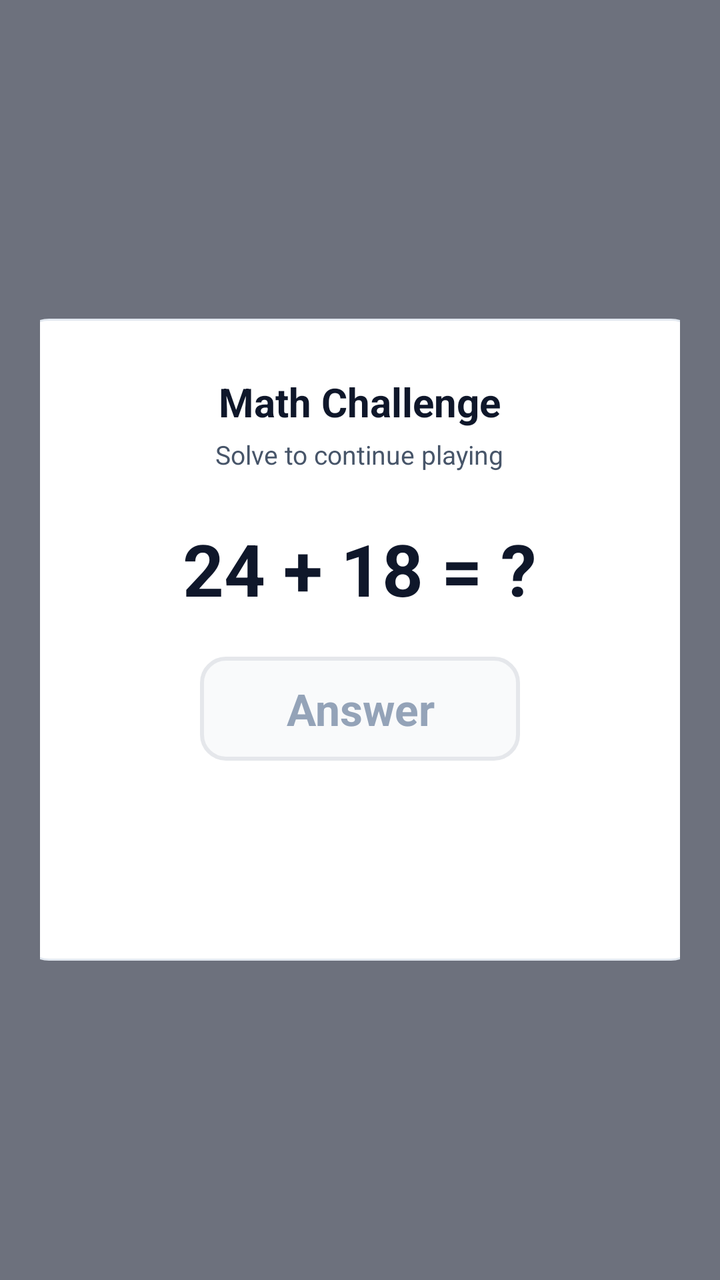
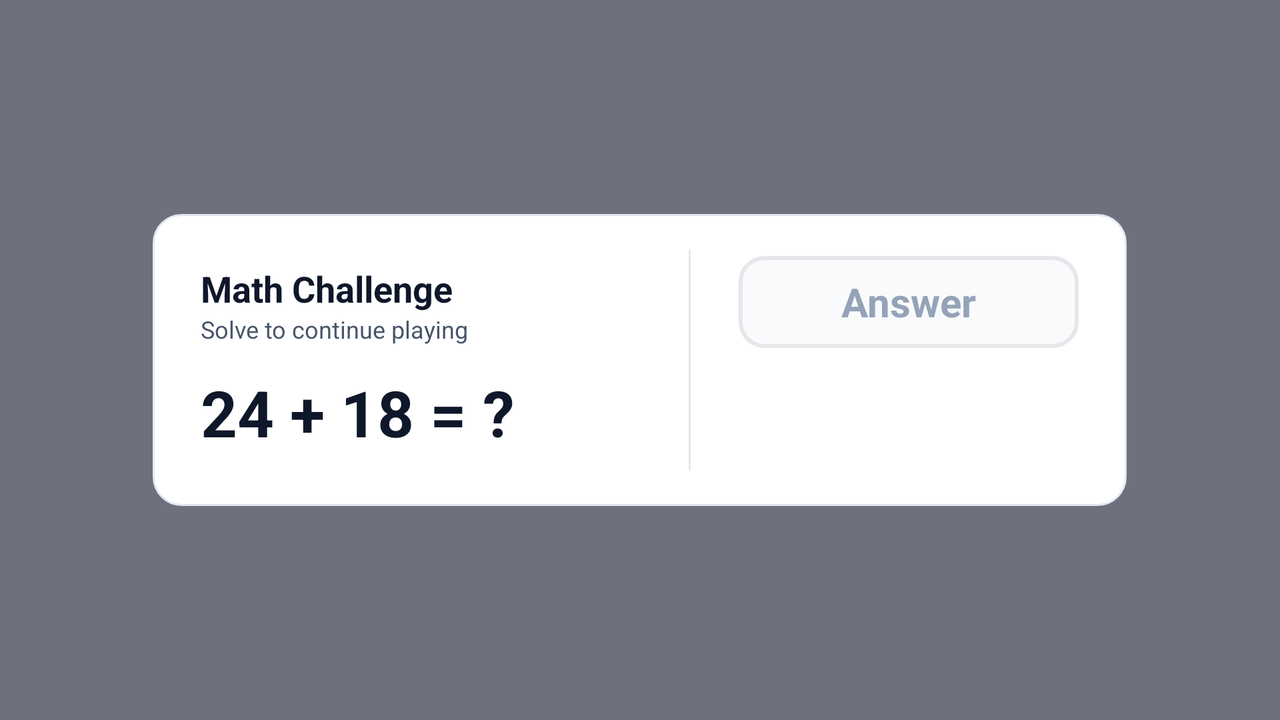

Compare how this app lays out the same screen by default and in its alternative resource folder. The renders come first, then the two layout files and the values they reference.
<!-- AndroidManifest.xml: activity theme Theme.AppCompat.Light.NoActionBar -->
<!-- res/layout/activity_math_lock.xml -->
<?xml version="1.0" encoding="utf-8"?>
<FrameLayout xmlns:android="http://schemas.android.com/apk/res/android"
    android:layout_width="match_parent"
    android:layout_height="match_parent"
    android:background="#990F172A"
    android:padding="20dp">

    <LinearLayout
        android:layout_width="340dp"
        android:layout_height="wrap_content"
        android:layout_gravity="center"
        android:background="@drawable/bg_card_minimal"
        android:orientation="vertical"
        android:gravity="center_horizontal"
        android:padding="28dp">

        <TextView
            android:layout_width="wrap_content"
            android:layout_height="wrap_content"
            android:text="Math Challenge"
            android:textSize="20sp"
            android:textStyle="bold"
            android:textColor="@color/text_primary"
            android:layout_marginBottom="4dp" />

        <TextView
            android:layout_width="wrap_content"
            android:layout_height="wrap_content"
            android:text="Solve to continue playing"
            android:textSize="13sp"
            android:textColor="@color/text_secondary"
            android:layout_marginBottom="24dp" />

        
        <TextView
            android:id="@+id/questionTextView"
            android:layout_width="wrap_content"
            android:layout_height="wrap_content"
            android:text="24 + 18 = ?"
            android:textSize="36sp"
            android:textStyle="bold"
            android:textColor="@color/text_primary"
            android:layout_marginBottom="20dp" />

        
        <EditText
            android:id="@+id/answerEditText"
            android:layout_width="160dp"
            android:layout_height="52dp"
            android:background="@drawable/bg_input_box"
            android:gravity="center"
            android:hint="Answer"
            android:inputType="number"
            android:textColor="@color/text_primary"
            android:textColorHint="@color/text_hint"
            android:textSize="22sp"
            android:textStyle="bold"
            android:layout_marginBottom="24dp" />

        
        <Button
            android:id="@+id/btnSubmitAnswer"
            android:layout_width="match_parent"
            android:layout_height="48dp"
            android:background="@drawable/bg_btn_primary"
            android:text="Unlock"
            android:textColor="#FFFFFF"
            android:textSize="15sp"
            android:textStyle="bold" />

    </LinearLayout>
</FrameLayout>
<!-- resources referenced by this layout -->
<resources>
  <color name="text_hint">#94A3B8</color>
  <color name="text_primary">#0F172A</color>
  <color name="text_secondary">#475569</color>
  <!-- drawable bg_card_minimal (drawable) -->
  <?xml version="1.0" encoding="utf-8"?>
  <shape xmlns:android="http://schemas.android.com/apk/res/android"
      android:shape="rectangle">
      <solid android:color="@color/surface_card" />
      <corners android:radius="14dp" />
      <stroke
          android:width="1dp"
          android:color="@color/border_subtle" />
  </shape>
  <!-- drawable bg_input_box (drawable) -->
  <?xml version="1.0" encoding="utf-8"?>
  <shape xmlns:android="http://schemas.android.com/apk/res/android"
      android:shape="rectangle">
      <solid android:color="#F9FAFB" />
      <corners android:radius="12dp" />
      <stroke
          android:width="2dp"
          android:color="#E5E7EB" />
  </shape>
  <color name="surface_card">#FFFFFF</color>
  <color name="border_subtle">#E2E8F0</color>
</resources>
<!-- res/layout-land/activity_math_lock.xml (the repository's variant of the layout above) -->
<!-- drawn on the phone turned sideways -->
<?xml version="1.0" encoding="utf-8"?>
<FrameLayout xmlns:android="http://schemas.android.com/apk/res/android"
    android:layout_width="match_parent"
    android:layout_height="match_parent"
    android:background="#990F172A"
    android:padding="16dp">

    
    <LinearLayout
        android:layout_width="wrap_content"
        android:layout_height="wrap_content"
        android:layout_gravity="center"
        android:background="@drawable/bg_card_minimal"
        android:orientation="horizontal"
        android:gravity="center_vertical"
        android:paddingHorizontal="24dp"
        android:paddingVertical="18dp">

        
        <LinearLayout
            android:layout_width="220dp"
            android:layout_height="wrap_content"
            android:orientation="vertical"
            android:layout_marginEnd="24dp">

            <TextView
                android:layout_width="wrap_content"
                android:layout_height="wrap_content"
                android:text="Math Challenge"
                android:textSize="18sp"
                android:textStyle="bold"
                android:textColor="@color/text_primary" />

            <TextView
                android:layout_width="wrap_content"
                android:layout_height="wrap_content"
                android:text="Solve to continue playing"
                android:textSize="12sp"
                android:textColor="@color/text_secondary"
                android:layout_marginBottom="12dp" />

            <TextView
                android:id="@+id/questionTextView"
                android:layout_width="wrap_content"
                android:layout_height="wrap_content"
                android:text="24 + 18 = ?"
                android:textSize="32sp"
                android:textStyle="bold"
                android:textColor="@color/text_primary" />
        </LinearLayout>

        
        <View
            android:layout_width="1dp"
            android:layout_height="110dp"
            android:background="@color/border_subtle"
            android:layout_marginEnd="24dp" />

        
        <LinearLayout
            android:layout_width="170dp"
            android:layout_height="wrap_content"
            android:orientation="vertical"
            android:gravity="center_horizontal">

            <EditText
                android:id="@+id/answerEditText"
                android:layout_width="match_parent"
                android:layout_height="46dp"
                android:background="@drawable/bg_input_box"
                android:gravity="center"
                android:hint="Answer"
                android:inputType="number"
                android:textColor="@color/text_primary"
                android:textColorHint="@color/text_hint"
                android:textSize="20sp"
                android:textStyle="bold"
                android:layout_marginBottom="14dp" />

            <Button
                android:id="@+id/btnSubmitAnswer"
                android:layout_width="match_parent"
                android:layout_height="44dp"
                android:background="@drawable/bg_btn_primary"
                android:text="Unlock"
                android:textColor="#FFFFFF"
                android:textSize="14sp"
                android:textStyle="bold" />
        </LinearLayout>

    </LinearLayout>
</FrameLayout>
<!-- resources referenced by the variant -->
<!-- as the phone turned sideways resolves them -->
<resources>
  <color name="border_subtle">#E2E8F0</color>
  <color name="text_hint">#94A3B8</color>
  <color name="text_primary">#0F172A</color>
  <color name="text_secondary">#475569</color>
  <!-- drawable bg_card_minimal (drawable) -->
  <?xml version="1.0" encoding="utf-8"?>
  <shape xmlns:android="http://schemas.android.com/apk/res/android"
      android:shape="rectangle">
      <solid android:color="@color/surface_card" />
      <corners android:radius="14dp" />
      <stroke
          android:width="1dp"
          android:color="@color/border_subtle" />
  </shape>
  <!-- drawable bg_input_box (drawable) -->
  <?xml version="1.0" encoding="utf-8"?>
  <shape xmlns:android="http://schemas.android.com/apk/res/android"
      android:shape="rectangle">
      <solid android:color="#F9FAFB" />
      <corners android:radius="12dp" />
      <stroke
          android:width="2dp"
          android:color="#E5E7EB" />
  </shape>
  <color name="surface_card">#FFFFFF</color>
</resources>
